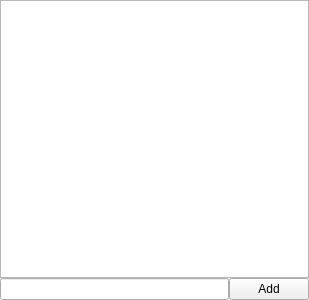
<?xml version="1.0" encoding="UTF-8"?>
<ui version="4.0">
 <class>entries_list</class>
 <widget class="QWidget" name="entries_list">
  <property name="geometry">
   <rect>
    <x>0</x>
    <y>0</y>
    <width>309</width>
    <height>300</height>
   </rect>
  </property>
  <property name="windowTitle">
   <string>Form</string>
  </property>
  <layout class="QHBoxLayout" name="horizontalLayout">
   <property name="spacing">
    <number>0</number>
   </property>
   <property name="leftMargin">
    <number>0</number>
   </property>
   <property name="topMargin">
    <number>0</number>
   </property>
   <property name="rightMargin">
    <number>0</number>
   </property>
   <property name="bottomMargin">
    <number>0</number>
   </property>
   <item>
    <layout class="QGridLayout" name="gridLayout">
     <property name="spacing">
      <number>0</number>
     </property>
     <item row="1" column="1">
      <widget class="QPushButton" name="uiAddBtn">
       <property name="text">
        <string>Add</string>
       </property>
       <property name="shortcut">
        <string>Return</string>
       </property>
      </widget>
     </item>
     <item row="1" column="0">
      <widget class="QLineEdit" name="uiEntry">
       <property name="sizePolicy">
        <sizepolicy hsizetype="Expanding" vsizetype="Preferred">
         <horstretch>0</horstretch>
         <verstretch>0</verstretch>
        </sizepolicy>
       </property>
      </widget>
     </item>
     <item row="0" column="0" colspan="2">
      <widget class="QListView" name="uiList">
       <property name="contextMenuPolicy">
        <enum>Qt::CustomContextMenu</enum>
       </property>
       <property name="alternatingRowColors">
        <bool>true</bool>
       </property>
      </widget>
     </item>
    </layout>
   </item>
  </layout>
 </widget>
 <resources/>
 <connections/>
</ui>
